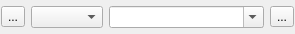
<?xml version="1.0" encoding="UTF-8"?>
<ui version="4.0">
 <class>FilterClauseWidget</class>
 <widget class="QWidget" name="FilterClauseWidget">
  <property name="geometry">
   <rect>
    <x>0</x>
    <y>0</y>
    <width>295</width>
    <height>34</height>
   </rect>
  </property>
  <property name="windowTitle">
   <string>Form</string>
  </property>
  <layout class="QHBoxLayout" name="horizontalLayout">
   <property name="margin">
    <number>1</number>
   </property>
   <item>
    <widget class="QToolButton" name="filterTypeTool">
     <property name="text">
      <string>...</string>
     </property>
     <property name="icon">
      <iconset resource="resources.qrc">
       <normaloff>:/plugins/ark/filter/includeFilter.png</normaloff>:/plugins/ark/filter/includeFilter.png</iconset>
     </property>
     <property name="popupMode">
      <enum>QToolButton::InstantPopup</enum>
     </property>
    </widget>
   </item>
   <item>
    <widget class="QComboBox" name="filterClassCombo"/>
   </item>
   <item>
    <widget class="QComboBox" name="filterRangeCombo">
     <property name="sizePolicy">
      <sizepolicy hsizetype="Expanding" vsizetype="Fixed">
       <horstretch>0</horstretch>
       <verstretch>0</verstretch>
      </sizepolicy>
     </property>
     <property name="editable">
      <bool>true</bool>
     </property>
     <property name="insertPolicy">
      <enum>QComboBox::InsertAtTop</enum>
     </property>
    </widget>
   </item>
   <item>
    <widget class="QToolButton" name="filterActionTool">
     <property name="text">
      <string>...</string>
     </property>
     <property name="icon">
      <iconset resource="resources.qrc">
       <normaloff>:/plugins/ark/filter/addFilter.svg</normaloff>:/plugins/ark/filter/addFilter.svg</iconset>
     </property>
    </widget>
   </item>
  </layout>
 </widget>
 <resources/>
 <connections/>
</ui>
